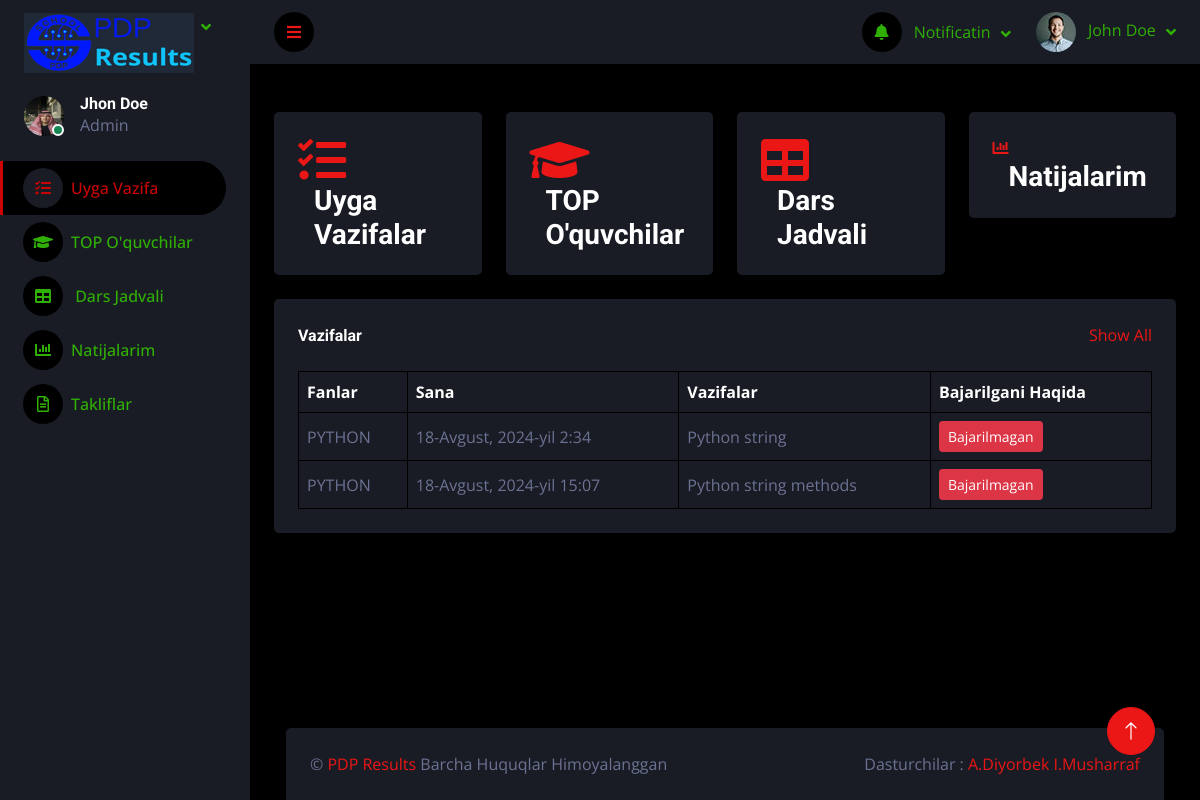
/panel/, run on the app's committed database.
### panel/models.py (models this page shows, shortened)
class Homework(models.Model):
    SINCE_CHOICES = [
        ('C++', 'c++'),
        ('JAVA', 'java'),
        ('PYTHON', 'python'),
        ('FRONTEND', 'frontend'),
        ('ROBOTEXNIKA', 'robotexnika'),
        ('FIZIKA', 'fizika'),
        ('MATEMATIKA', 'matemateka'),
        ('INGILIZ TILI', 'ingiliz tili'),
        ('RUS TILI', 'rus tili'),
        ('STA', 'sta'),
        ('ONA TILI', 'ona tili'),
        ('TARBIYA', 'tarbiya'),
        ('JISMONIY', 'jismoniy'),
        ('TARIX', 'tarix'),
        ('BiOLOGIYA', 'biologiya'),
        ('GEOMETRIYA', 'geometriya'),
        ('GEOGRAFIYA', 'geografiya'), ]
    date = models.DateTimeField()
    homework = models.CharField(max_length=255, blank=True, null=True)
    since = models.CharField(max_length=20, choices=SINCE_CHOICES)
    status = models.CharField(max_length=255, blank=True, null=True)
    class Meta:
        verbose_name = 'Homework'
        verbose_name_plural = 'HomeWork'
        db_table = 'homework'

### panel/views.py (the view)
# urls.py: path('', HomeWorkView.as_view(), name='homework'),
class HomeWorkView(ListView):
    model = Homework
    context_object_name = "homeworks"
    template_name = "studentspanel/index.html"

### templates/studentspanel/index.html (shortened to what this page needs)
<!DOCTYPE html>
<html lang="en">
<head>
    <link href="https://cdnjs.cloudflare.com/ajax/libs/font-awesome/5.10.0/css/all.min.css" rel="stylesheet">
    <link href="https://cdn.jsdelivr.net/npm/bootstrap-icons@1.4.1/font/bootstrap-icons.css" rel="stylesheet">
    <link href="../../static/darkpan-1.0.0/libim/owlcarouselim/assetsim/owl.carouselim.min.css" rel="stylesheet">
    <link href="../../static/darkpan-1.0.0/libim/tempusdominusim/cssim/tempusdominus-bootstrap-4Davlat.min.css"
          rel="stylesheet"/>
    <link href="../../static/darkpan-1.0.0/cssim/bootstrap.minim.css" rel="stylesheet">
    <link href="../../static/darkpan-1.0.0/cssim/styleim.css" rel="stylesheet">
</head>
<body>
<div class="container-fluid position-relative d-flex p-0">
    <div class="sidebar pe-4 pb-3">
        <nav class="navbar bg-secondary navbar-dark">
            <a href="index.html" class="navbar-brand mx-4 mb-3">
                <img src="../../static/darkpan-1.0.0/imgim/PDP_Results_with_Final_Background_170x60.png"
                     alt="Brand Logo" class="brand-logo">
            </a>
            <div class="d-flex align-items-center ms-4 mb-4">
                <a href="../EditProfile.html">
                    <div class="position-relative">
                        <img class="rounded-circle" src="../PDPC/imgBek/9cO'quvchi.jpg" alt=""
                             style="width: 40px; height: 40px;">
                        <div class="bg-success rounded-circle border border-2 border-white position-absolute end-0 bottom-0 p-1"></div>
                    </div>
                    <div class="ms-3">
                        <h6 class="mb-0">Jhon Doe</h6>
                </a>
                <span>Admin</span>
            </div>
    </div>
    <div class="navbar-nav w-100">
        <a href="index.html" class="nav-item nav-link active"><i class="fa fa-tasks me-2"></i>Uyga Vazifa</a>
        <a href="TOP%20O'quvchilar.html" class="nav-item nav-link"><i class="fa fa-graduation-cap me-2"></i>TOP
            O'quvchilar</a>
        <a href="DarsJadvali.html" class="nav-item nav-link"><i class="fa fa-table me-2"></i> Dars Jadvali</a>
        <a href="Natijalarim.html" class="nav-item nav-link"><i class="fa fa-chart-bar me-2"></i>Natijalarim</a>
        <a href="contact.html" class="nav-link dropdown-toggle"><i class="far fa-file-alt me-2"></i>Takliflar</a>
    </div>
</div>
<div class="content">
    <nav class="navbar navbar-expand bg-secondary navbar-dark sticky-top px-4 py-0">
        <a href="#" class="sidebar-toggler flex-shrink-0">
            <i class="fa fa-bars"></i>
        </a>
        <div class="navbar-nav align-items-center ms-auto">
            <div class="nav-item dropdown">
                <a href="#" class="nav-link dropdown-toggle" data-bs-toggle="dropdown">
                    <i class="fa fa-bell me-lg-2"></i>
                    <span class="d-none d-lg-inline-flex">Notificatin</span>
                </a>
            </div>
            <div class="nav-item dropdown">
                <a href="#" class="nav-link dropdown-toggle" data-bs-toggle="dropdown">
                    <img class="rounded-circle me-lg-2" src="../../static/darkpan-1.0.0/imgim/user.jpg" alt=""
                         style="width: 40px; height: 40px;">
                    <span class="d-none d-lg-inline-flex">John Doe</span>
                </a>
            </div>
        </div>
    </nav>
    <div class="container-fluid pt-4 px-4">
        <div class="row g-4">
            <a href="">
                <div class="col-sm-6 col-xl-3">
                    <div class="bg-secondary rounded d-flex align-items-center justify-content-between p-4">
                        <i class="fa fa-tasks fa-3x text-primary"></i>
                        <div class="ms-3">
                            <h3 class="mb-0">Uyga Vazifalar</h3>
                        </div>
            </a>
        </div>
    </div>
    <div class="col-sm-6 col-xl-3">
        <a href="TOP%20O'quvchilar.html">
            <div class="bg-secondary rounded d-flex align-items-center justify-content-between p-4">
                <i class="fa fa-graduation-cap fa-3x text-primary"></i>
                <div class="ms-3">
                    <h3 class="mb-0">TOP O'quvchilar</h3>
                </div>
        </a>
    </div>
</div>
<div class="col-sm-6 col-xl-3">
    <a href="DarsJadvali.html">
        <div class="bg-secondary rounded d-flex align-items-center justify-content-between p-4">
            <i class="fa fa-table fa-3x text-primary"></i>
            <div class="ms-3">
                <h3 class="mb-0">Dars Jadvali</h3>
            </div>
    </a>
</div>
<div class="col-sm-6 col-xl-3">
    <div class="bg-secondary rounded d-flex align-items-center justify-content-between p-4">
        <a href="Natijalarim.html">
            <i class="fa fa-chart-bar me-2"></i>
            <div class="ms-3">
                <h3 class="mb-0">Natijalarim</h3>
            </div>
        </a>
    </div>
</div>
<div class="container-fluid pt-4 px-4">
    <div class="bg-secondary text-center rounded p-4">
        <div class="d-flex align-items-center justify-content-between mb-4">
            <h6 class="mb-0">Vazifalar</h6>
            <a href="">Show All</a>
        </div>
        <div class="table-responsive">
            <table class="table text-start align-middle table-bordered table-hover mb-0">
                <thead>
                <tr class="text-white">
                    <th scope="col">Fanlar</th>
                    <th scope="col">Sana</th>
                    <th scope="col">Vazifalar</th>
                    <th scope="col">Bajarilgani Haqida</th>
                </tr>
                </thead>
                <tbody>
                {% for home in homeworks %}
                <tr>
                    <td>{{ home.since }}</td>
                    <td>{{ home.date }}</td>
                    <td>{{ home.homework }}</td>
                    <td><a id="statusBtn" class="btn btn-sm btn-danger" href="#" onclick="toggleStatus()">{{ home.status }}</a></td>
                </tr>
                {% endfor %}
                </tbody>
            </table>
        </div>
    </div>
</div>
<div class="container-fluid pt-4 px-4">
    <div class="row g-4">
        <div class="">
            <div class="">
                <div class="d-flex align-items-center border-bottom py-3">
                </div>
                <div class="d-flex align-items-center border-bottom py-3">
                </div>
                <div class="d-flex align-items-center border-bottom py-3">
                </div>
            </div>
        </div>
        <div class="container-fluid pt-4 px-4">
            <div class="bg-secondary rounded-top p-4">
                <div class="row">
                    <div class="col-12 col-sm-6 text-center text-sm-start">
                        &copy; <a href="../Asosiy/templatemo_557_grad_school/index.html">PDP Results</a> Barcha Huquqlar
                        Himoyalanggan
                    </div>
                    <div class="col-12 col-sm-6 text-center text-sm-end">Dasturchilar : <a
                            href="https://t.me/Dio_Timmee085">A.Diyorbek <a
                            href="https://t.me/Musharrafme">I.Musharraf</a>
                    </div>
                </div>
            </div>
        </div>
    </div>
    <a href="#" class="btn btn-lg btn-primary btn-lg-square back-to-top"><i class="bi bi-arrow-up"></i></a>
</div>
</body>
</html>

### static/darkpan-1.0.0/cssim/styleim.css (style rules this page uses)
:root { --primary: #c90505; --secondary: #191C24; --light: #30b005; --dark: #000000; }
.back-to-top { position: fixed; display: none; right: 45px; bottom: 45px; z-index: 99; }
.btn { transition: .5s; }
.btn-lg-square { width: 48px; height: 48px; }
.btn-square, .btn-sm-square, .btn-lg-square { padding: 0; display: inline-flex; align-items: center; justify-content: center; font-weight: normal; border-radius: 50px; }
.sidebar { position: fixed; top: 0; left: 0; bottom: 0; width: 250px; height: 100vh; overflow-y: auto; background: var(--secondary); transition: 0.5s; z-index: 999; }
.content { margin-left: 250px; min-height: 100vh; background: var(--dark); transition: 0.5s; }
@media (min-width: 992px) { .sidebar { margin-left: 0; } }
@media (min-width: 992px) { .content { width: calc(100% - 250px); } }
.sidebar .navbar .navbar-nav .nav-link { padding: 7px 20px; color: var(--light); font-weight: 500; border-left: 3px solid var(--secondary); border-radius: 0 30px 30px 0; outline: none; }
.sidebar .navbar .navbar-nav .nav-link:hover, .sidebar .navbar .navbar-nav .nav-link.active { color: var(--primary); background: var(--dark); border-color: var(--primary); }
.sidebar .navbar .navbar-nav .nav-link i { width: 40px; height: 40px; display: inline-flex; align-items: center; justify-content: center; background: var(--dark); border-radius: 40px; }
.sidebar .navbar .navbar-nav .nav-link:hover i, .sidebar .navbar .navbar-nav .nav-link.active i { background: var(--secondary); }
.sidebar .navbar .dropdown-toggle::after { position: absolute; top: 15px; right: 15px; border: none; content: "\f107"; font-family: "Font Awesome 5 Free"; font-weight: 900; transition: .5s; }
.content .navbar .navbar-nav .nav-link { margin-left: 25px; padding: 12px 0; color: var(--light); outline: none; }
.content .navbar .sidebar-toggler, .content .navbar .navbar-nav .nav-link i { width: 40px; height: 40px; display: inline-flex; align-items: center; justify-content: center; background: var(--dark); border-radius: 40px; }
.content .navbar .dropdown-toggle::after { margin-left: 6px; vertical-align: middle; border: none; content: "\f107"; font-family: "Font Awesome 5 Free"; font-weight: 900; transition: .5s; }

### data on the page
Homework: since "PYTHON", date "18-Avgust, 2024-yil 2:34", homework "Python string", status "Bajarilmagan"
Homework: since "PYTHON", date "18-Avgust, 2024-yil 15:07", homework "Python string methods", status "Bajarilmagan"
